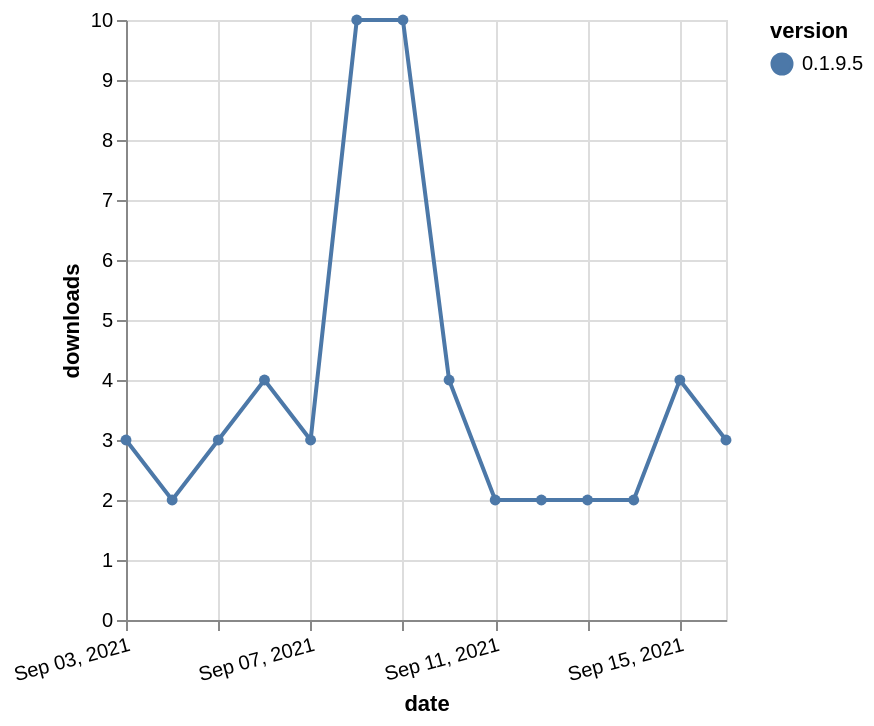

Here is the Vega-Lite specification saved for this chart:
### Vega-Lite specification from a JSON file in a GitHub repository (floating-point values rounded to 4 significant figures)
{"$schema": "https://vega.github.io/schema/vega-lite/v5.json", "description": "A simple bar chart with embedded data.", "data": {"values": [{"date": "2021-09-03", "total": 1320, "delta": 3, "version": "0.1.9.5"}, {"date": "2021-09-04", "total": 1322, "delta": 2, "version": "0.1.9.5"}, {"date": "2021-09-05", "total": 1325, "delta": 3, "version": "0.1.9.5"}, {"date": "2021-09-06", "total": 1329, "delta": 4, "version": "0.1.9.5"}, {"date": "2021-09-07", "total": 1332, "delta": 3, "version": "0.1.9.5"}, {"date": "2021-09-08", "total": 1342, "delta": 10, "version": "0.1.9.5"}, {"date": "2021-09-09", "total": 1352, "delta": 10, "version": "0.1.9.5"}, {"date": "2021-09-10", "total": 1356, "delta": 4, "version": "0.1.9.5"}, {"date": "2021-09-11", "total": 1358, "delta": 2, "version": "0.1.9.5"}, {"date": "2021-09-12", "total": 1360, "delta": 2, "version": "0.1.9.5"}, {"date": "2021-09-13", "total": 1362, "delta": 2, "version": "0.1.9.5"}, {"date": "2021-09-14", "total": 1364, "delta": 2, "version": "0.1.9.5"}, {"date": "2021-09-15", "total": 1368, "delta": 4, "version": "0.1.9.5"}, {"date": "2021-09-16", "total": 1371, "delta": 3, "version": "0.1.9.5"}]}, "width": "container", "mark": {"type": "line", "point": {"filled": true}}, "encoding": {"x": {"field": "date", "type": "temporal", "timeUnit": "yearmonthdate", "title": "date", "axis": {"labelAngle": -15}}, "y": {"field": "delta", "type": "quantitative", "title": "downloads"}, "color": {"field": "version", "type": "nominal"}, "tooltip": {"field": "delta"}}}
